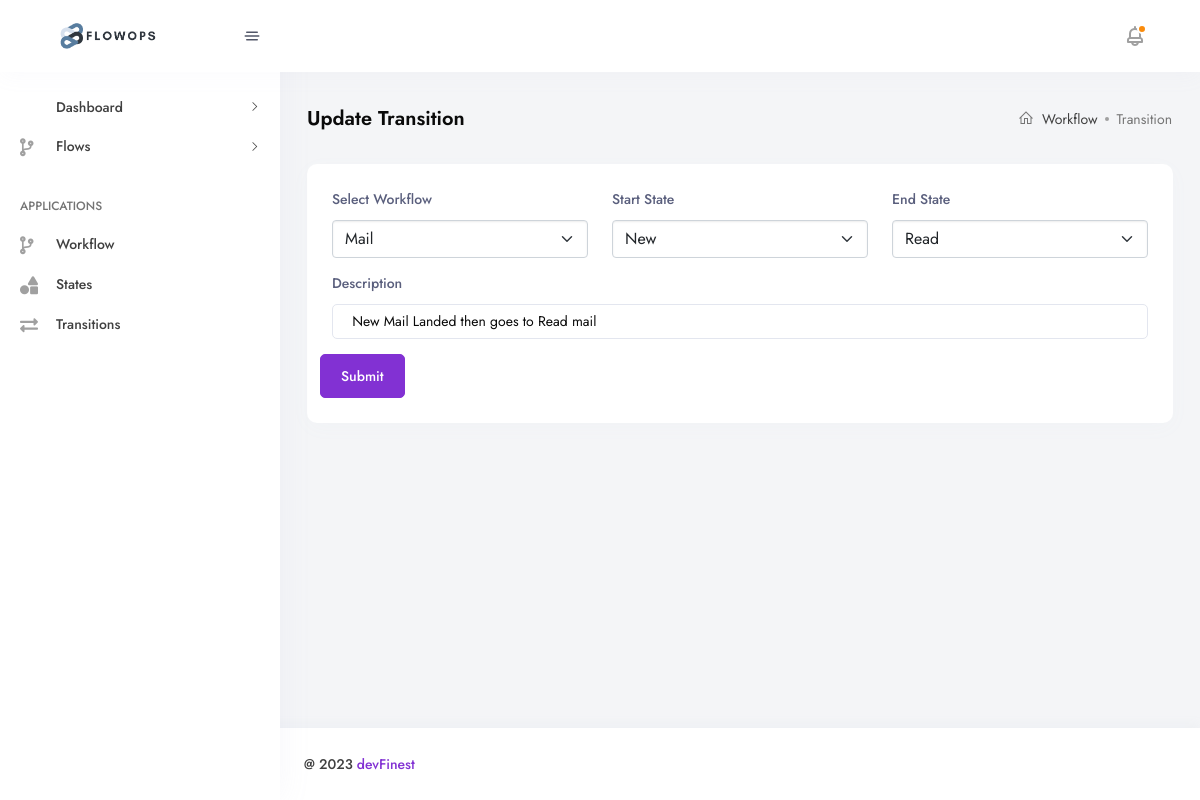
The app's page /workflow/updateTransition/be744dfbc00a4135af9652ceb8ef2be1/ with its own data.
### workflowBase/models.py (models this page shows, shortened)
class WorkflowBase(models.Model):
    id = models.UUIDField(default=uuid.uuid4, unique=True, primary_key=True, editable=False)
    created_at = models.DateTimeField(auto_now_add=True)
    updated_at = models.DateTimeField(auto_now=True)
    class Meta:
        abstract = True

class Transition(WorkflowBase):
    selectWorkflow = models.ForeignKey(Workflow, on_delete=models.CASCADE, related_name='workflowTransition')
    startState = models.ForeignKey(State, on_delete=models.CASCADE, related_name="transitionStartState")
    endState = models.ForeignKey(State, on_delete=models.CASCADE, related_name="transitionEndState")
    description = models.CharField(max_length=255, default='')
    class Meta:
        verbose_name = "Transition"
        verbose_name_plural = "Transitions"

### workflowBase/views.py (the view)
# urls.py: path('updateTransition/<str:pk>/', views.transitionUpdate, name='updateTransition'),
def transitionUpdate(request, pk):
    transition_update = Transition.objects.get(id=pk)
    form = TransitionForm(instance=transition_update)
    if request.method == 'POST':
        form = TransitionForm(request.POST, instance=transition_update)
        if form.is_valid():
            form.save()
            messages.success(request, 'Transition Update Successfully')
            return redirect('workflow:transition')
    context = {'form': form}
    return render(request, 'pages/workflow/transition/transitionUpdate.html', context)

### workflowBase/forms.py
class TransitionForm(ModelForm):
    class Meta:
        model = Transition
        fields = "__all__"

### workflowBase/context_processor.py (called while the page is built)
def menu_items(request):
    items = Workflow.objects.filter(is_deploy=True)
    return {'menu_items': items}

### workflowBase/models.py (called while the page is built)
    def __str__(self):
        return self.name

    def __str__(self):
        return self.name

### templates/pages/workflow/transition/transitionUpdate.html (shortened to what this page needs)
{% extends 'layout/app.html' %}
{% load static %}
{% load widget_tweaks %}
{% block content %}
    <div class="dm-page-content">
        <div class="container-fluid">
            <div class="row">
                <div class="col-lg-12">
                    <div class="breadcrumb-main">
                        <h4 class="text-capitalize breadcrumb-title">Update Transition</h4>
                        <div class="breadcrumb-action justify-content-center flex-wrap">
                            <nav aria-label="breadcrumb">
                                <ol class="breadcrumb">
                                    <li class="breadcrumb-item"><a href="#"><i
                                            class="las la-home"></i>Workflow</a></li>
                                    <li class="breadcrumb-item active"
                                        aria-current="page">Transition
                                    </li>
                                </ol>
                            </nav>
                        </div>
                    </div>
                </div>
            </div>
            <div class="row">
                <div class="col-lg-12">
                    <div class="card card-default card-md mb-4">
                        <div class="card-body py-md-25">
                            <form action="" method="post">
                                <div class="row">
                                    <div class="col">
                                        <div class="form-group">
                                            <label for="a8" class="il-gray fs-14 fw-500 align-center mb-10">Select
                                                Workflow</label>
                                            {% render_field form.selectWorkflow class="form-select" %}
                                        </div>
                                    </div>
                                    <div class="col">
                                        <div class="form-group">
                                            <label for="a8" class="il-gray fs-14 fw-500 align-center mb-10">Start State</label>
                                            {% render_field form.startState class="form-select" %}
                                        </div>
                                    </div>
                                    <div class="col">
                                        <div class="form-group">
                                            <label for="a8" class="il-gray fs-14 fw-500 align-center mb-10">End State</label>
                                            {% render_field form.endState class="form-select" %}
                                        </div>
                                    </div>
                                </div>
                                <div class="row">
                                    <div class="col">
                                        <div class="form-group">
                                            <label for="a8" class="il-gray fs-14 fw-500 align-center mb-10">Description</label>
                                            {% render_field form.description class="form-control" %}
                                        </div>
                                    </div>
                                </div>
                                <div class="row">
                                    <button type="submit" class="btn btn-primary">Submit</button>
                                </div>
                            </form>
                        </div>
                    </div>
                </div>
            </div>
        </div>
    </div>
{% endblock %}

### records on screen
Transition: selectWorkflow "Mail", startState "New", endState "Read", description "New Mail Landed then goes to Read mail"
